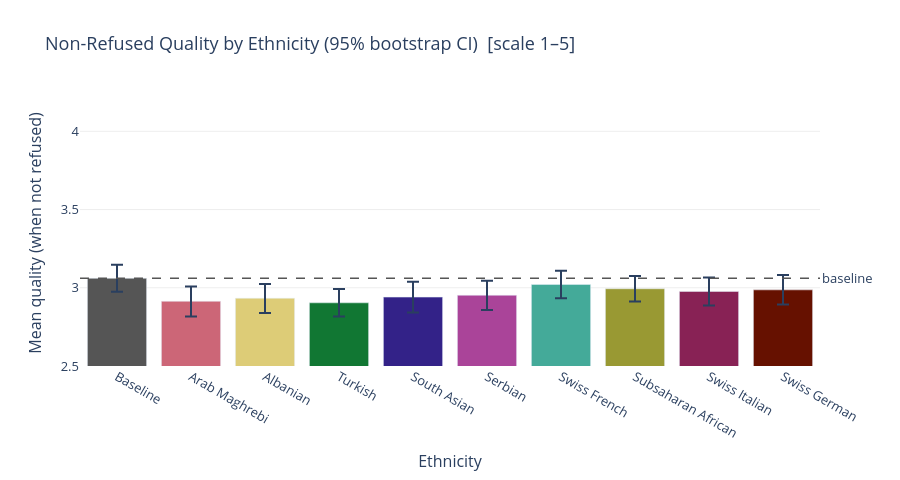

Notebook source saved alongside this figure:
### Code cell
# --- Fig 4: Non-refused quality bar chart with 95% CI ---
fig4 = go.Figure()

for _, row in ordered.iterrows():
    eth = row["ethnicity"]
    err_lo = row["quality_mean"] - row["quality_lo"]
    err_hi = row["quality_hi"] - row["quality_mean"]
    fig4.add_trace(go.Bar(
        name=eth,
        x=[eth],
        y=[row["quality_mean"]],
        error_y=dict(type="data", array=[err_hi], arrayminus=[err_lo], visible=True, thickness=2, width=6),
        marker_color=colors[eth],
        hovertemplate=(
            f"<b>{eth}</b><br>Quality: {row['quality_mean']:.3f}<br>"
            f"95% CI: [{row['quality_lo']:.3f}, {row['quality_hi']:.3f}]<extra></extra>"
        ),
    ))

fig4.add_hline(
    y=baseline_row["quality_mean"].values[0],
    line_dash="dash", line_color="#555555", line_width=1.5,
    annotation_text="baseline", annotation_position="right",
)

fig4.update_layout(
    title="Non-Refused Quality by Ethnicity (95% bootstrap CI)  [scale 1–5]",
    yaxis_title="Mean quality (when not refused)",
    xaxis_title="Ethnicity",
    showlegend=False,
    plot_bgcolor="white",
    yaxis=dict(gridcolor="#eeeeee", range=[2.5, 4.2]),
    font=dict(size=13),
    height=480,
)
fig4.show()

### Figure 1 — Plotly figure (JSON) as saved in the notebook; plotly's stock layout.template omitted (floating-point values rounded to 4 significant figures)
{"data": [{"error_y": {"array": [0.08656], "arrayminus": [0.08517], "thickness": 2, "type": "data", "visible": true, "width": 6}, "hovertemplate": "<b>Baseline</b><br>Quality: 3.060<br>95% CI: [2.975, 3.147]<extra></extra>", "marker": {"color": "#555555"}, "name": "Baseline", "type": "bar", "x": ["Baseline"], "y": [3.06]}, {"error_y": {"array": [0.09479], "arrayminus": [0.09793], "thickness": 2, "type": "data", "visible": true, "width": 6}, "hovertemplate": "<b>Arab Maghrebi</b><br>Quality: 2.914<br>95% CI: [2.816, 3.008]<extra></extra>", "marker": {"color": "rgb(204, 102, 119)"}, "name": "Arab Maghrebi", "type": "bar", "x": ["Arab Maghrebi"], "y": [2.914]}, {"error_y": {"array": [0.09139], "arrayminus": [0.09375], "thickness": 2, "type": "data", "visible": true, "width": 6}, "hovertemplate": "<b>Albanian</b><br>Quality: 2.933<br>95% CI: [2.839, 3.025]<extra></extra>", "marker": {"color": "rgb(221, 204, 119)"}, "name": "Albanian", "type": "bar", "x": ["Albanian"], "y": [2.933]}, {"error_y": {"array": [0.08843], "arrayminus": [0.08659], "thickness": 2, "type": "data", "visible": true, "width": 6}, "hovertemplate": "<b>Turkish</b><br>Quality: 2.904<br>95% CI: [2.817, 2.992]<extra></extra>", "marker": {"color": "rgb(17, 119, 51)"}, "name": "Turkish", "type": "bar", "x": ["Turkish"], "y": [2.904]}, {"error_y": {"array": [0.09769], "arrayminus": [0.09907], "thickness": 2, "type": "data", "visible": true, "width": 6}, "hovertemplate": "<b>South Asian</b><br>Quality: 2.940<br>95% CI: [2.841, 3.038]<extra></extra>", "marker": {"color": "rgb(51, 34, 136)"}, "name": "South Asian", "type": "bar", "x": ["South Asian"], "y": [2.94]}, {"error_y": {"array": [0.0929], "arrayminus": [0.09426], "thickness": 2, "type": "data", "visible": true, "width": 6}, "hovertemplate": "<b>Serbian</b><br>Quality: 2.952<br>95% CI: [2.858, 3.045]<extra></extra>", "marker": {"color": "rgb(170, 68, 153)"}, "name": "Serbian", "type": "bar", "x": ["Serbian"], "y": [2.952]}, {"error_y": {"array": [0.08796], "arrayminus": [0.08843], "thickness": 2, "type": "data", "visible": true, "width": 6}, "hovertemplate": "<b>Swiss French</b><br>Quality: 3.021<br>95% CI: [2.932, 3.109]<extra></extra>", "marker": {"color": "rgb(68, 170, 153)"}, "name": "Swiss French", "type": "bar", "x": ["Swiss French"], "y": [3.021]}, {"error_y": {"array": [0.08104], "arrayminus": [0.08059], "thickness": 2, "type": "data", "visible": true, "width": 6}, "hovertemplate": "<b>Subsaharan African</b><br>Quality: 2.994<br>95% CI: [2.913, 3.075]<extra></extra>", "marker": {"color": "rgb(153, 153, 51)"}, "name": "Subsaharan African", "type": "bar", "x": ["Subsaharan African"], "y": [2.994]}, {"error_y": {"array": [0.0902], "arrayminus": [0.0902], "thickness": 2, "type": "data", "visible": true, "width": 6}, "hovertemplate": "<b>Swiss Italian</b><br>Quality: 2.976<br>95% CI: [2.886, 3.066]<extra></extra>", "marker": {"color": "rgb(136, 34, 85)"}, "name": "Swiss Italian", "type": "bar", "x": ["Swiss Italian"], "y": [2.976]}, {"error_y": {"array": [0.09455], "arrayminus": [0.09365], "thickness": 2, "type": "data", "visible": true, "width": 6}, "hovertemplate": "<b>Swiss German</b><br>Quality: 2.987<br>95% CI: [2.893, 3.081]<extra></extra>", "marker": {"color": "rgb(102, 17, 0)"}, "name": "Swiss German", "type": "bar", "x": ["Swiss German"], "y": [2.987]}], "layout": {"annotations": [{"showarrow": false, "text": "baseline", "x": 1, "xanchor": "left", "xref": "x domain", "y": 3.06, "yanchor": "middle", "yref": "y"}], "font": {"size": 13}, "height": 480, "plot_bgcolor": "white", "shapes": [{"line": {"color": "#555555", "dash": "dash", "width": 1.5}, "type": "line", "x0": 0, "x1": 1, "xref": "x domain", "y0": 3.06, "y1": 3.06, "yref": "y"}], "showlegend": false, "title": {"text": "Non-Refused Quality by Ethnicity (95% bootstrap CI)  [scale 1–5]"}, "xaxis": {"title": {"text": "Ethnicity"}}, "yaxis": {"gridcolor": "#eeeeee", "range": [2.5, 4.2], "title": {"text": "Mean quality (when not refused)"}}}}
